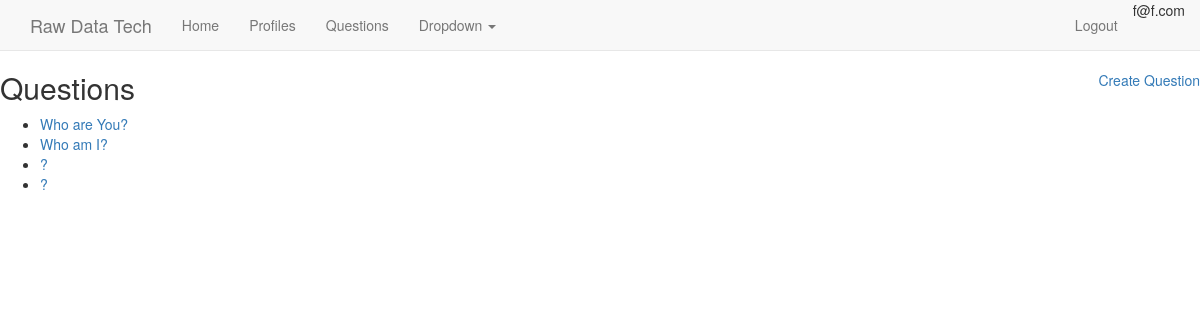
/questions/ (signed in), run on an earlier commit of the app's database.
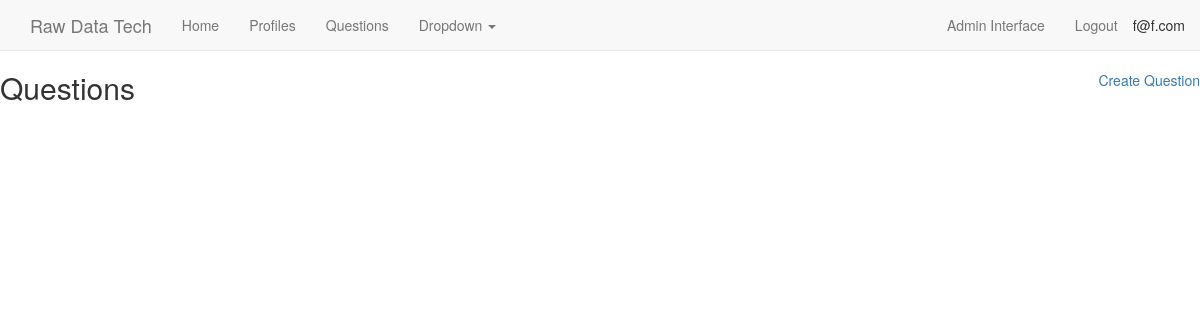
And on a later commit of the database.
### recruits/models.py (models this page shows, shortened)
class CustomUser(AbstractBaseUser, PermissionsMixin):
    email = models.EmailField(unique=True)
    name = models.CharField(max_length=30)
    address = models.CharField(max_length=50)
    date_joined = models.DateTimeField(auto_now_add=True)
    is_active = models.BooleanField(default=True)
    is_staff = models.BooleanField(default=False)
    objects = UserManager()
    USERNAME_FIELD = 'email'
    REQUIRED_FIELDS = []
    class Meta:
        verbose_name = 'user'
        verbose_name_plural = 'users'
    def __str__(self):
        return self.email

### questions/models.py (models this page shows, shortened)
class Question(models.Model):
    question_text = models.TextField()

### questions/views.py (the view)
# urls.py: url(r'questions/$', question_list, name='question-list'),
def question_list(request):
    if request.user.is_authenticated():
        questions = Question.objects.all()
        context = {
            'question_list': questions
        }
        return render(request, 'questions/question_list.html', context)
    return HttpResponse("You need to login first.")

### questions/templates/questions/question_list.html
{% extends "recruits/base.html" %}
{% block content %}
<a class='pull-right' href='{% url 'questions:question-create' %}'>Create Question</a>
  <h2>Questions</h2>
  <ul>
    {% for question in question_list %}
      <li><a href='{{ question.id }}'>{{ question.question_text }}</li>
    {% endfor %}
  </ul>
{% endblock %}

### recruits/templates/recruits/base.html (shortened to what this page needs)
{% load static %}
<!DOCTYPE html>
<html lang="en">
  <head>
    <link href="{% static 'css/navbar-static-top.css' %}" rel="stylesheet">
    <link href="{% static 'css/custom.css' %}" rel="stylesheet">
    {% include 'recruits/head_css.html' %}
  </head>
  <body>
      {% include 'recruits/navbar.html' %}
        {% block content %}
        {% endblock %}
  </body>
</html>

### recruits/templates/recruits/head_css.html
{% load static %}
<link href="{% static 'css/bootstrap.min.css' %}" rel="stylesheet">
<link href="{% static 'css/navbar-static-top.css' %}" rel="stylesheet">
<link href="{% static 'css/custom.css' %}" rel="stylesheet">

### recruits/templates/recruits/navbar.html (shortened to what this page needs)
<nav class="navbar navbar-default navbar-static-top">
  <div class="container">
    <div class="navbar-header">
      <a class="navbar-brand" href="#">Raw Data Tech</a>
    </div>
    <div id="navbar" class="navbar-collapse collapse">
      <ul class="nav navbar-nav">
        <li><a href="{% url 'recruits:home' %}">Home</a></li>
         <li><a href='{% url "recruits:profile-list" %}'>Profiles</a></li></li>
          {% if request.user.is_authenticated %}
          <li><a href='{% url "questions:question-list" %}'>Questions</a></li></li>
          {% endif %}
        <li class="dropdown">
          <a href="#" class="dropdown-toggle" data-toggle="dropdown" role="button" aria-haspopup="true" aria-expanded="false">Dropdown <span class="caret"></span></a>
        </li>
      </ul>
      <ul class="nav navbar-nav navbar-right">
        {% if request.user.is_authenticated and not request.user.is_superuser %}
          <li class='pull-right'>{{ request.user }}<span class="sr-only">(current)</span></li>
          <li class='pull-right'><a  href='{% url "recruits:logout" %}'>Logout</a></li>
          {% elif request.user.is_authenticated and request.user.is_superuser %}
          <li class='pull-right acc-align'>{{ request.user }}<span class="sr-only">(current)</span></li>
          <li class='pull-right'><a  href='{% url "recruits:logout" %}'>Logout</a></li>
          <li class='pull-right'><a  href='/admin'>Admin Interface</a></li>
          {% else %}
          <li class='pull-right'><a  href='{% url "recruits:login" %}'>Login</a></li>
          {% endif %}
      </ul>
    </div>
  </div>
</nav>

### recruits/templates/recruits/javascript.html (shortened to what this page needs)
{% load static %}

### static/css/navbar-static-top.css (style rules this page uses)
body { min-height: 2000px; }
.navbar-static-top { margin-bottom: 19px; }

### static/css/custom.css (style rules this page uses)
.acc-align { margin-top: 15px; }

What changed in the data, as far as the page shows it:
removed Question: question_text "Who are You?"
removed Question: question_text "Who am I?"
removed Question: question_text "?"
removed Question: question_text "?"
changed CustomUser "f@f.com": is_superuser False → True (drawn)
Also different on the page:
text now shown: "Admin Interface"
